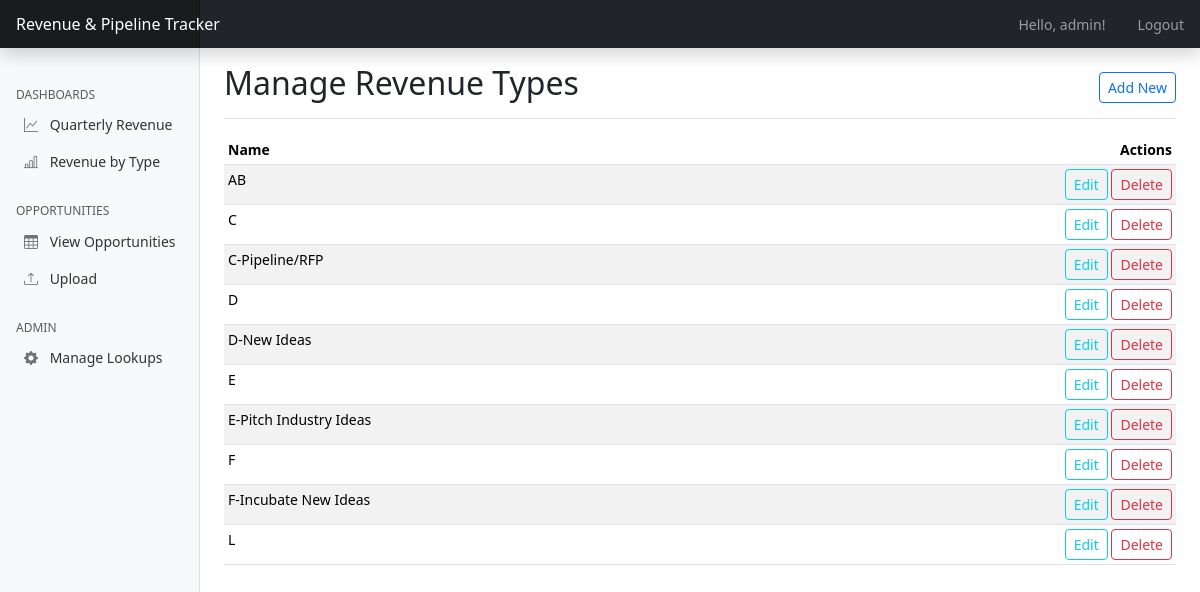
Screenshot of /admin/manage/revenue_type (signed in) with the database file from the repository.
### app.py (models this page shows, shortened)
class User(UserMixin, db.Model):
    id = db.Column(db.Integer, primary_key=True)
    username = db.Column(db.String(80), unique=True, nullable=False)
    password_hash = db.Column(db.String(120), nullable=False)
    can_upload = db.Column(db.Boolean, default=False) # New field for upload permission
    is_admin = db.Column(db.Boolean, default=False) # New field for admin permission

class RevenueType(db.Model):
    id = db.Column(db.Integer, primary_key=True)
    name = db.Column(db.String(100), unique=True, nullable=False)

### app.py (the view)
@app.route('/admin/manage/<model_name>')
@admin_required
def manage_lookup_table(model_name):
    if model_name not in LOOKUP_MODELS:
        flash(f"Invalid model type: {model_name}", "danger")
        return redirect(url_for('admin_index'))
    model_info = LOOKUP_MODELS[model_name]
    ModelClass = model_info['class']
    items = ModelClass.query.order_by(ModelClass.name).all()
    return render_template('admin/list_generic.html',
                           items=items,
                           title=model_info['title'],
                           model_name=model_name)

### app.py (called while the page is built)
@login_manager.user_loader
def load_user(user_id):
    return User.query.get(int(user_id))

def admin_required(f):
    @wraps(f)
    def decorated_function(*args, **kwargs):
        if not current_user.is_authenticated or not current_user.is_admin:
            flash("You must be an admin to view this page.", "danger")
            return redirect(url_for('dashboard'))
        return f(*args, **kwargs)
    return decorated_function

@app.context_processor
def inject_lookup_data():
    return {
        'all_revenue_portfolios': RevenuePortfolio.query.order_by(RevenuePortfolio.name).all(),
        'all_units': Unit.query.order_by(Unit.name).all(),
        'all_csg_owners': CSGOwner.query.order_by(CSGOwner.name).all(),
        'all_delivery_owners': DeliveryOwner.query.order_by(DeliveryOwner.name).all(),
        'all_originating_revenue_types': OriginatingRevenueType.query.order_by(OriginatingRevenueType.name).all(),
        'all_revenue_types': RevenueType.query.order_by(RevenueType.name).all(),
        'current_user': current_user # Make current_user available in all templates
    }

### templates/admin/list_generic.html (shortened to what this page needs)
{% extends 'base.html' %}
{% block content %}
<div class="d-flex justify-content-between flex-wrap flex-md-nowrap align-items-center pt-3 pb-2 mb-3 border-bottom">
    <h1 class="h2">Manage {{ title }}</h1>
    <div class="btn-toolbar mb-2 mb-md-0">
        <a href="{{ url_for('add_lookup_item', model_name=model_name) }}" class="btn btn-sm btn-outline-primary">Add New</a>
    </div>
</div>
<div class="table-responsive">
    <table class="table table-striped table-sm">
        <thead>
            <tr>
                <th>Name</th>
                <th class="text-end">Actions</th>
            </tr>
        </thead>
        <tbody>
            {% for item in items %}
            <tr>
                <td>{{ item.name }}</td>
                <td class="text-end">
                    <a href="{{ url_for('edit_lookup_item', model_name=model_name, id=item.id) }}" class="btn btn-sm btn-outline-info">Edit</a>
                    <form action="{{ url_for('delete_lookup_item', model_name=model_name, id=item.id) }}" method="POST" class="d-inline" onsubmit="return confirm('Are you sure?');">
                        <button type="submit" class="btn btn-sm btn-outline-danger">Delete</button>
                    </form>
                </td>
            </tr>
            {% endfor %}
        </tbody>
    </table>
</div>
{% endblock %}

### templates/base.html (shortened to what this page needs)
<!doctype html>
<html lang="en">
  <head>
    <link href="https://cdn.jsdelivr.net/npm/bootstrap@5.3.3/dist/css/bootstrap.min.css" rel="stylesheet">
    <link rel="stylesheet" href="https://cdn.jsdelivr.net/npm/bootstrap-icons@1.10.3/font/bootstrap-icons.css">
  </head>
  <body>
    <header class="navbar navbar-dark sticky-top bg-dark flex-md-nowrap p-0 shadow">
      <a class="navbar-brand col-md-3 col-lg-2 me-0 px-3 fs-6" href="{{ url_for('dashboard') }}">Revenue & Pipeline Tracker</a>
      <ul class="navbar-nav flex-row ms-auto">
        {% if current_user.is_authenticated %}
            <li class="nav-item text-nowrap">
                <span class="nav-link px-3">Hello, {{ current_user.username }}!</span>
            </li>
            <li class="nav-item text-nowrap">
                <a class="nav-link px-3" href="{{ url_for('logout') }}">Logout</a>
            </li>
        {% endif %}
      </ul>
    </header>
    <div class="container-fluid">
      <div class="row">
        {% if current_user.is_authenticated %}
        <nav id="sidebarMenu" class="col-md-3 col-lg-2 d-md-block bg-light sidebar collapse">
          <div class="position-sticky pt-3 sidebar-sticky">
            <h6 class="sidebar-heading d-flex justify-content-between align-items-center px-3 mt-4 mb-1 text-muted text-uppercase">
              <span>Dashboards</span>
            </h6>
            <ul class="nav flex-column ms-2">
                <li class="nav-item">
                    <a class="nav-link" href="{{ url_for('dashboard') }}#revenueByUnitChartCard">
                        <i class="bi bi-graph-up"></i>
                        Quarterly Revenue
                    </a>
                </li>
                <li class="nav-item">
                    <a class="nav-link" href="{{ url_for('dashboard') }}#revenueByOriginatingTypeChartCard">
                        <i class="bi bi-bar-chart-line"></i>
                        Revenue by Type
                    </a>
                </li>
            </ul>
            <h6 class="sidebar-heading d-flex justify-content-between align-items-center px-3 mt-4 mb-1 text-muted text-uppercase">
              <span>Opportunities</span>
            </h6>
            <ul class="nav flex-column ms-2">
                <li class="nav-item">
                    <a class="nav-link" href="{{ url_for('opportunities') }}">
                        <i class="bi bi-table"></i>
                        View Opportunities
                    </a>
                </li>
                <li class="nav-item">
                    <a class="nav-link" href="{{ url_for('upload_spreadsheet') }}">
                        <i class="bi bi-upload"></i>
                        Upload
                    </a>
                </li>
            </ul>
            {% if current_user.is_admin %}
            <h6 class="sidebar-heading d-flex justify-content-between align-items-center px-3 mt-4 mb-1 text-muted text-uppercase">
              <span>Admin</span>
            </h6>
            <ul class="nav flex-column ms-2">
                <li class="nav-item">
                    <a class="nav-link" href="{{ url_for('admin_index') }}">
                        <i class="bi bi-gear-fill"></i> Manage Lookups
                    </a>
                </li>
            </ul>
            {% endif %}
          </div>
        </nav>
        {% endif %}
        <main class="{% if current_user.is_authenticated %}col-md-9 ms-sm-auto col-lg-10 px-md-4{% else %}col-12{% endif %}">
            {% block content %}{% endblock %}
        </main>
      </div>
    </div>
  </body>
</html>

### templates/base.html (style rules this page uses)
body { font-size: .875rem; }
.sidebar { position: fixed; top: 0; bottom: 0; left: 0; z-index: 100; padding: 48px 0 0; box-shadow: inset -1px 0 0 rgba(0, 0, 0, .1); }
.sidebar-sticky { position: relative; top: 0; height: calc(100vh - 48px); padding-top: .5rem; overflow-x: hidden; overflow-y: auto; }
.sidebar .nav-link { font-weight: 500; color: #333; }
.sidebar .nav-link .bi { margin-right: 8px; color: #727272; }
.sidebar-heading { font-size: .75rem; }
.navbar-brand { padding-top: .75rem; padding-bottom: .75rem; background-color: rgba(0, 0, 0, .25); box-shadow: inset -1px 0 0 rgba(0, 0, 0, .25); }

### rows the page displays
User: username "admin"
RevenueType: name "AB"
RevenueType: name "C"
RevenueType: name "C-Pipeline/RFP"
RevenueType: name "D"
RevenueType: name "D-New Ideas"
RevenueType: name "E"
RevenueType: name "E-Pitch Industry Ideas"
RevenueType: name "F"
RevenueType: name "F-Incubate New Ideas"
RevenueType: name "L"

### other values shown
{{ title }} "Revenue Types"
